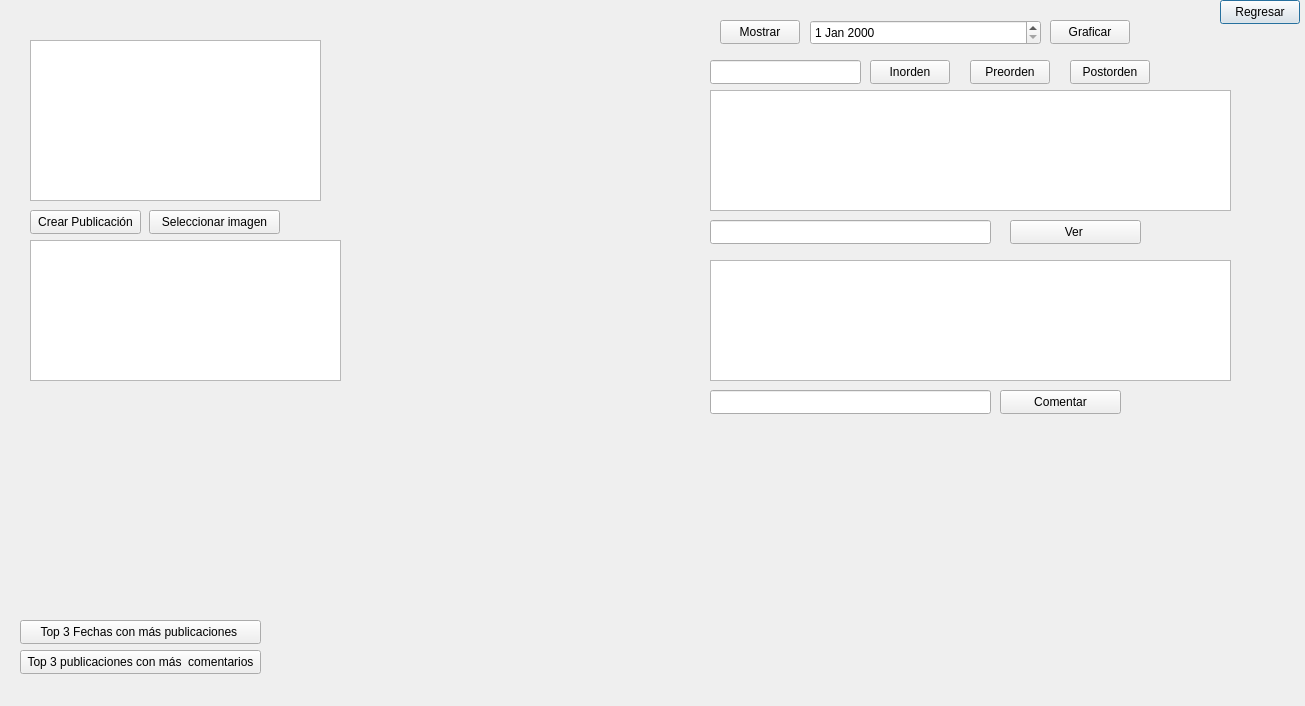
<?xml version="1.0" encoding="UTF-8"?>
<ui version="4.0">
 <class>ventana</class>
 <widget class="QDialog" name="ventana">
  <property name="geometry">
   <rect>
    <x>0</x>
    <y>0</y>
    <width>1305</width>
    <height>706</height>
   </rect>
  </property>
  <property name="windowTitle">
   <string>Dialog</string>
  </property>
  <widget class="QTextEdit" name="ContenidoTxt">
   <property name="geometry">
    <rect>
     <x>30</x>
     <y>40</y>
     <width>291</width>
     <height>161</height>
    </rect>
   </property>
  </widget>
  <widget class="QPushButton" name="ButtonRegresar">
   <property name="geometry">
    <rect>
     <x>1220</x>
     <y>0</y>
     <width>80</width>
     <height>24</height>
    </rect>
   </property>
   <property name="text">
    <string>Regresar</string>
   </property>
  </widget>
  <widget class="QPushButton" name="ButtonCrear">
   <property name="geometry">
    <rect>
     <x>30</x>
     <y>210</y>
     <width>111</width>
     <height>24</height>
    </rect>
   </property>
   <property name="text">
    <string>Crear Publicación</string>
   </property>
  </widget>
  <widget class="QPushButton" name="ButtonSelecionar">
   <property name="geometry">
    <rect>
     <x>149</x>
     <y>210</y>
     <width>131</width>
     <height>24</height>
    </rect>
   </property>
   <property name="text">
    <string>Seleccionar imagen</string>
   </property>
  </widget>
  <widget class="QLabel" name="labelimagen">
   <property name="geometry">
    <rect>
     <x>360</x>
     <y>40</y>
     <width>321</width>
     <height>171</height>
    </rect>
   </property>
   <property name="text">
    <string/>
   </property>
  </widget>
  <widget class="QPushButton" name="pushButton">
   <property name="geometry">
    <rect>
     <x>720</x>
     <y>20</y>
     <width>80</width>
     <height>24</height>
    </rect>
   </property>
   <property name="text">
    <string>Mostrar</string>
   </property>
  </widget>
  <widget class="QDateEdit" name="dateEdit">
   <property name="geometry">
    <rect>
     <x>810</x>
     <y>20</y>
     <width>231</width>
     <height>25</height>
    </rect>
   </property>
  </widget>
  <widget class="QTableWidget" name="tablepubli">
   <property name="geometry">
    <rect>
     <x>710</x>
     <y>90</y>
     <width>521</width>
     <height>121</height>
    </rect>
   </property>
  </widget>
  <widget class="QLineEdit" name="linepubli">
   <property name="geometry">
    <rect>
     <x>710</x>
     <y>220</y>
     <width>281</width>
     <height>24</height>
    </rect>
   </property>
  </widget>
  <widget class="QPushButton" name="Buttonpubli">
   <property name="geometry">
    <rect>
     <x>1010</x>
     <y>220</y>
     <width>131</width>
     <height>24</height>
    </rect>
   </property>
   <property name="text">
    <string>Ver </string>
   </property>
  </widget>
  <widget class="QPlainTextEdit" name="PubliTxt">
   <property name="geometry">
    <rect>
     <x>30</x>
     <y>240</y>
     <width>311</width>
     <height>141</height>
    </rect>
   </property>
  </widget>
  <widget class="QLabel" name="labelpubli">
   <property name="geometry">
    <rect>
     <x>20</x>
     <y>390</y>
     <width>541</width>
     <height>181</height>
    </rect>
   </property>
   <property name="text">
    <string/>
   </property>
  </widget>
  <widget class="QTableWidget" name="tablecomen">
   <property name="geometry">
    <rect>
     <x>710</x>
     <y>260</y>
     <width>521</width>
     <height>121</height>
    </rect>
   </property>
  </widget>
  <widget class="QLineEdit" name="Comentar">
   <property name="geometry">
    <rect>
     <x>710</x>
     <y>390</y>
     <width>281</width>
     <height>24</height>
    </rect>
   </property>
  </widget>
  <widget class="QPushButton" name="ButtonComen">
   <property name="geometry">
    <rect>
     <x>1000</x>
     <y>390</y>
     <width>121</width>
     <height>24</height>
    </rect>
   </property>
   <property name="text">
    <string>Comentar</string>
   </property>
  </widget>
  <widget class="QPushButton" name="ButtonOrden">
   <property name="geometry">
    <rect>
     <x>870</x>
     <y>60</y>
     <width>80</width>
     <height>24</height>
    </rect>
   </property>
   <property name="text">
    <string>Inorden</string>
   </property>
  </widget>
  <widget class="QPushButton" name="ButtonPreorden">
   <property name="geometry">
    <rect>
     <x>970</x>
     <y>60</y>
     <width>80</width>
     <height>24</height>
    </rect>
   </property>
   <property name="text">
    <string>Preorden</string>
   </property>
  </widget>
  <widget class="QPushButton" name="ButtonPostorden">
   <property name="geometry">
    <rect>
     <x>1070</x>
     <y>60</y>
     <width>80</width>
     <height>24</height>
    </rect>
   </property>
   <property name="text">
    <string>Postorden</string>
   </property>
  </widget>
  <widget class="QLineEdit" name="lineEditLimite">
   <property name="geometry">
    <rect>
     <x>710</x>
     <y>60</y>
     <width>151</width>
     <height>24</height>
    </rect>
   </property>
  </widget>
  <widget class="QPushButton" name="ButtonTop">
   <property name="geometry">
    <rect>
     <x>20</x>
     <y>620</y>
     <width>241</width>
     <height>24</height>
    </rect>
   </property>
   <property name="text">
    <string>Top 3 Fechas con más publicaciones </string>
   </property>
  </widget>
  <widget class="QPushButton" name="ButtonGraficar">
   <property name="geometry">
    <rect>
     <x>1050</x>
     <y>20</y>
     <width>80</width>
     <height>24</height>
    </rect>
   </property>
   <property name="text">
    <string>Graficar</string>
   </property>
  </widget>
  <widget class="QLabel" name="labelGrafico">
   <property name="geometry">
    <rect>
     <x>710</x>
     <y>430</y>
     <width>531</width>
     <height>241</height>
    </rect>
   </property>
   <property name="text">
    <string/>
   </property>
  </widget>
  <widget class="QPushButton" name="ButtonMostrarTopPublicaciones">
   <property name="geometry">
    <rect>
     <x>20</x>
     <y>650</y>
     <width>241</width>
     <height>24</height>
    </rect>
   </property>
   <property name="text">
    <string>Top 3 publicaciones con más  comentarios</string>
   </property>
  </widget>
 </widget>
 <resources/>
 <connections/>
</ui>
